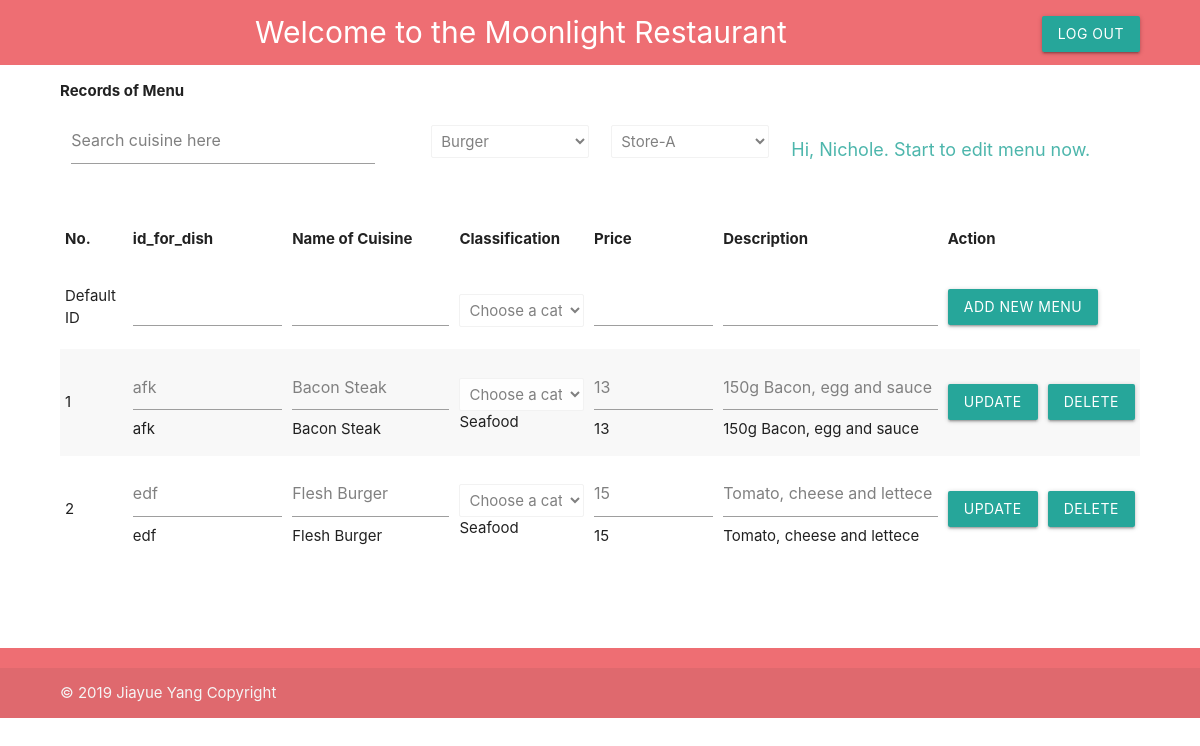
/Manager-Menu/, run on an earlier commit of the app's database.
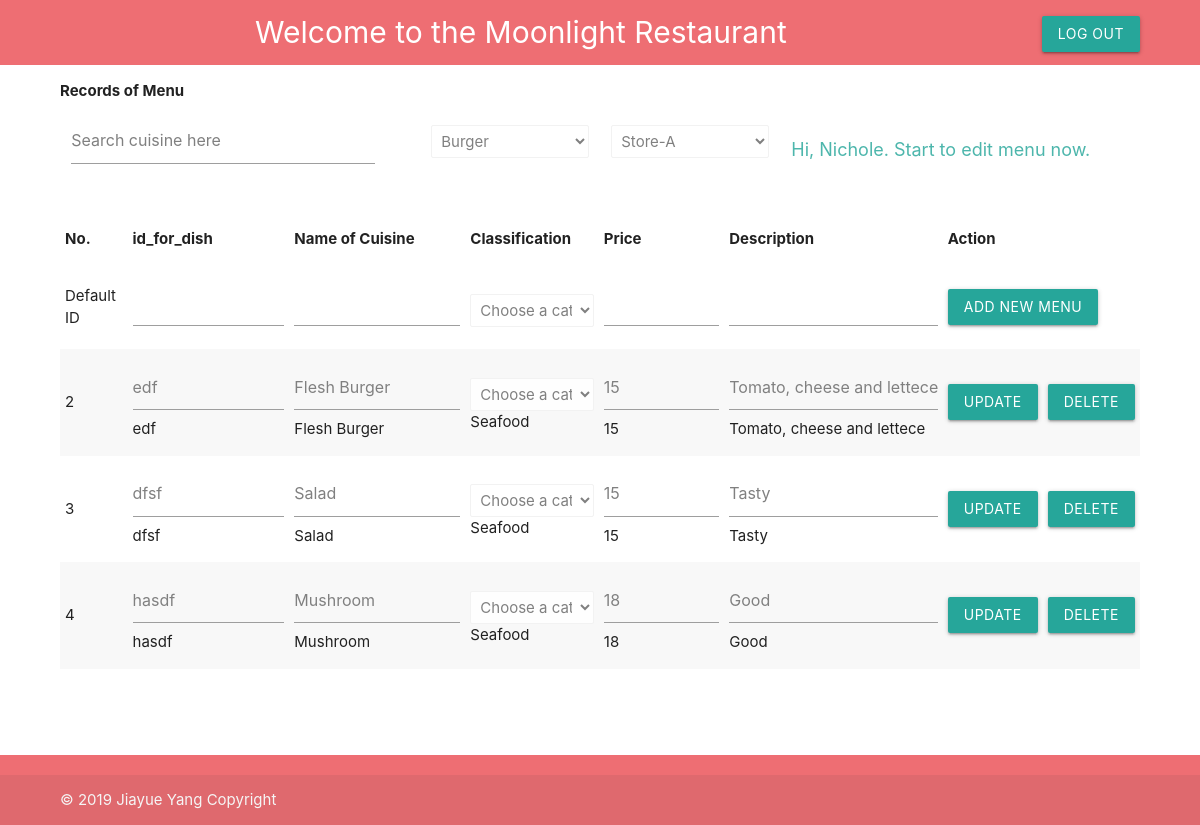
And on a later commit of the database.
### menuserve/models.py (models this page shows)
class Menu(models.Model):
    name_of_cuisine = models.CharField(max_length=30)
    id_for_dish = models.CharField(max_length=4)
    price = models.IntegerField()
    classification = models.CharField(max_length=10)
    description = models.CharField(max_length=100)

### menuserve/views.py (the view, shortened to what this page needs)
# urls.py: url(r'^Manager-Menu/',managermenu,name="managermenu"),
def managermenu(request):
    content={}
    content["show"]=""
    error_message=""
    menus = Menu.objects.all()
    return render(request,"Manager-Menu.html",{"menus":menus,"show":error_message})

### menuserve/templates/Manager-Menu.html (shortened to what the changed rows need)
<!DOCTYPE html>
    <html lang="en-US">
    <head>
        {% load static %}
        <link type="text/css" rel="stylesheet" href="{% static 'css/materialize.min.css' %}"  media="screen"/>
        {% load static %}
        <link type="text/css" rel="stylesheet" href="{% static 'css/additional.css' %}" charset="utf-8"  />
    </head>
    <body>
        <div class="general-container">
            <div class="record-table">
        <table class="striped" >
            <thead>
              <tr>
                  <th>No.</th>
                  <th>id_for_dish</th>
                  <th>Name of Cuisine</th>
                  <th>Classification</th>
                  <th>Price</th>
                  <th>Description</th>
                  <th colspan="2">Action</th>
              </tr>
            </thead>
            <tbody>
                            {% for menu in menus %}
              <tr>
                    <form action="#" method="POST">
                <td>{{menu.id}}</td>
                <td> <input type="text" name="input_menuid_for_dish" value="{{menu.id_for_dish}}">{{menu.id_for_dish}}</td>
                <td><input type="text" name="input_menuname_of_cuisine" value="{{menu.name_of_cuisine}}">{{menu.name_of_cuisine}}</td>
                <td>{% csrf_token %}
                        <select id="menu" class="select-management" name="menu_select" style = " visibility: visible;">
                            <option class="disabled" value="">Choose a category</option>
                            </select>{{menu.classification}}</td>
                            <td> <input type="text" name="input_menuprice" value="{{menu.price}}">{{menu.price}}</td>
                            <td><input type="text" name="input_menudescription" value="{{menu.description}}">{{menu.description}}</td>
                <td>
                    <button class="waves-effect waves-light btn" name = "MenuUpdate" id="{{ menu.id }}" value="{{ menu.id }}" type="submit">Update</button>
                </td>
                </form>
                <td>
                        <form action="#" method="POST">
                                <button class="waves-effect waves-light btn" name = "MenuDelete" id="{{ menu.id }}" value="{{ menu.id }}" type="submit">Delete</button>
                </form>
                </td>
              </tr>
              {% endfor %}
            </tbody>
          </table>
          </div>
          </div>
        </body>
</html>

What changed in the data, as far as the page shows it:
removed Menu: id "1", input_menuid_for_dish "afk", id_for_dish "afk", input_menuname_of_cuisine "Bacon Steak", name_of_cuisine "Bacon Steak", classification "Seafood", input_menuprice "13", price "13", input_menudescription "150g Bacon, egg and sauce", description "150g Bacon, egg and sauce"
added Menu: id "3", input_menuid_for_dish "dfsf", id_for_dish "dfsf", input_menuname_of_cuisine "Salad", name_of_cuisine "Salad", classification "Seafood", input_menuprice "15", price "15", input_menudescription "Tasty", description "Tasty"
added Menu: id "4", input_menuid_for_dish "hasdf", id_for_dish "hasdf", input_menuname_of_cuisine "Mushroom", name_of_cuisine "Mushroom", classification "Seafood", input_menuprice "18", price "18", input_menudescription "Good", description "Good"
